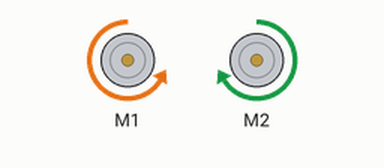
This sketch was run on a simulated Arduino Uno, built with avr-gcc and run on an emulated ATmega328P. Parts: 2 × DC motor (green arrow = forward, orange = backward, longer = faster).

Above: at 0.1 s.
Timing chart, 0 to 1.6 s (numbered marks = the images above):
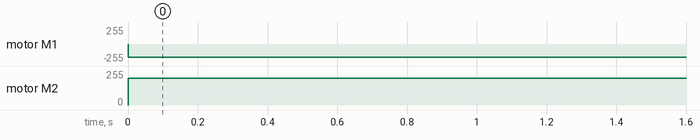

The sketch:

main.ino
```cpp
#include <AFMotor.h>

AF_DCMotor motor1(1);
AF_DCMotor motor2(2);

void setup() {

}

void loop() {
  motor1.setSpeed(200);
  motor2.setSpeed(200);
  motor1.run(BACKWARD);
  motor2.run(FORWARD);
}
```

Measured:
- by itself, motor M1: stopped → backward 200/255 at 0.00 s
- by itself, motor M2: stopped → forward 200/255 at 0.00 s
